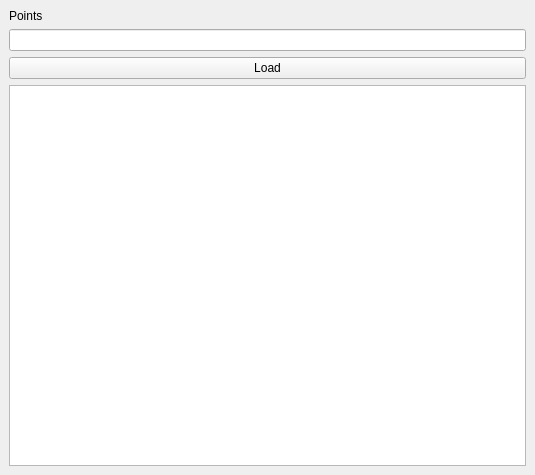
<?xml version="1.0" encoding="UTF-8"?>
<ui version="4.0">
 <class>MyPluginDockWidgetBase</class>
 <widget class="QDockWidget" name="MyPluginDockWidgetBase">
  <property name="geometry">
   <rect>
    <x>0</x>
    <y>0</y>
    <width>535</width>
    <height>475</height>
   </rect>
  </property>
  <property name="windowTitle">
   <string>My Plugin</string>
  </property>
  <widget class="QWidget" name="dockWidgetContents">
   <layout class="QGridLayout" name="gridLayout">
    <item row="3" column="0">
     <widget class="QPushButton" name="btnLoadAttributes">
      <property name="text">
       <string>Load</string>
      </property>
     </widget>
    </item>
    <item row="2" column="0">
     <widget class="QLineEdit" name="lineEdit"/>
    </item>
    <item row="4" column="0">
     <widget class="QTableWidget" name="tableWidget"/>
    </item>
    <item row="1" column="0">
     <widget class="QLabel" name="lblInfo">
      <property name="text">
       <string>Points</string>
      </property>
     </widget>
    </item>
   </layout>
  </widget>
 </widget>
 <resources/>
 <connections/>
</ui>
